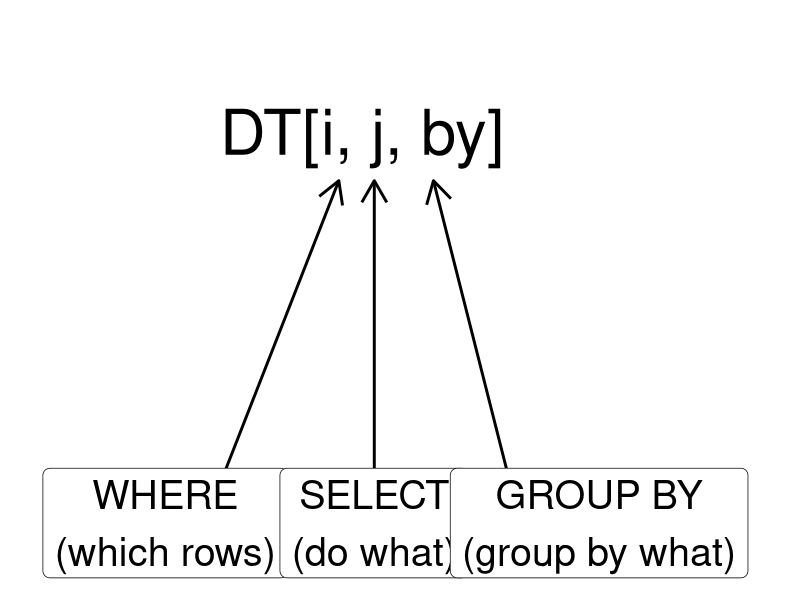

Reproduce this figure in R.
## ---- chunk 1
knitr::opts_chunk$set(echo = TRUE)
library(data.table)
library(ggplot2)
## ---- chunk 2
ggplot() + 
  geom_text(aes(x = 0, y = 0, label = "DT[i, j, by]"), size = 16) +
  theme_classic() +
  theme(axis.line = element_blank(), axis.title = element_blank(), 
        axis.text = element_blank(), axis.ticks = element_blank()) +
  geom_line(aes(x = c(-2, -.3), y = c(-2, -0.25)), arrow = arrow(), size = 1) +
  geom_line(aes(x = c(0.15, 0.15), y = c(-2, -0.25)), arrow = arrow(), size = 1) +
  geom_line(aes(x = c(.9, 2), y = c(-.25, -2)), arrow = arrow(ends = "first"), size = 1) +
  geom_label(aes(x = c(-2.5, 0.15, 3), y = -2, label = c("WHERE\n(which rows)", "SELECT\n(do what)", "GROUP BY\n(group by what)")), size = 10) +
  scale_x_continuous(limits = c(-4, 5)) +
  scale_y_continuous(limits = c(-2.2, .5))
## ---- chunk 3
# create a data.table
DT <- data.table(x = c(1, 2, 3), y = c('a', 'b', 'c'))

# turn iris data.frame to a data.table object
data("iris")
iris_dt <- setDT(iris)
# print
iris_dt
## ---- chunk 4
# data.frame
iris[1:3,]
# data.table
iris_dt[1:3]
## ---- chunk 5
# data.frame
iris[iris$Species == "setosa"]
# data.table
iris_dt[Species == "setosa"]
## ---- chunk 6
# data.frame
mean(iris$Sepal.Length)
# data.table
iris_dt[, mean(Sepal.Length)]
## ---- chunk 7
# data.frame
aggregate(Sepal.Length ~ Species, iris, mean) # no easy way to do this in base R
# data.table
iris_dt[, mean(Sepal.Length), by = .(Species)]
## ---- chunk 8
# data.frame
aggregate(Sepal.Length ~ Species, iris[Sepal.Width >= 3,], mean)
# data.table
iris_dt[Sepal.Width >= 3, .(mean_sepal_length = mean(Sepal.Length)), by = .(Species)]
## ---- chunk 9
# data.frame
nrow(iris)
# data.table
iris_dt[, .N]
## ---- chunk 10
# data.frame
length(unique(iris$Species))
# data.table
iris_dt[, uniqueN(Species)]
